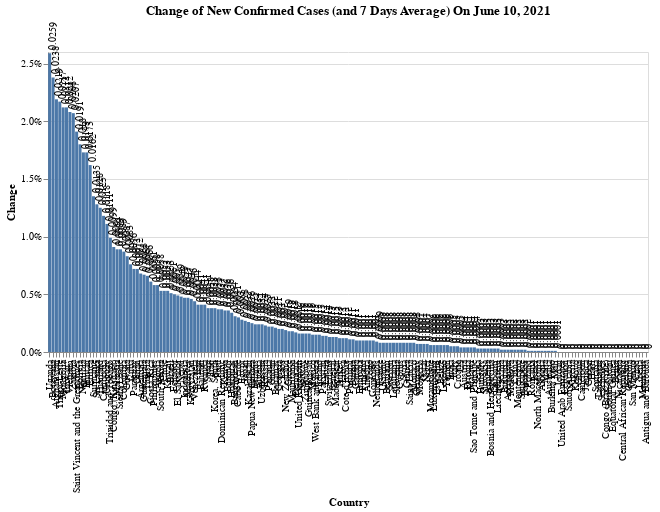

The notebook cell this image was saved under:
### Code cell
#hide_input
_data = df_summary_confirmed[df_summary_confirmed['Total'] > 1000].reset_index()

_new_bar = alt.Chart().mark_bar().encode(
    alt.X('Country:N', sort='-y'),
    alt.Y('Change:Q', axis=alt.Axis(format='%')),
    tooltip = list(df_summary_confirmed)
)

_mean_bar = alt.Chart().mark_tick(color='red').encode(
    alt.X('Country:N'),# axis=alt.Axis(labels=False, ticks=False)),
    alt.Y('Change_Mean_7D:Q',axis=alt.Axis(format='%')),
    tooltip = list(df_summary_confirmed)
)

_new_text = _new_bar.mark_text(
    size=10,
    angle=270,
    align='left',
    baseline='middle', 
    dy=3,
    dx=3  # Nudges text to right so it doesn't appear on top of the bar
).encode(
    text='Change:Q'
)

alt.layer(_new_bar + _new_text, data=_data).properties(
  title = f'Change of New Confirmed Cases (and 7 Days Average) On {s_date_latest}',
  width= 600
)#.resolve_scale(x='independent')

#alt.layer(_mean_bar, data=_data)

### Figure 1 — Vega-Lite specification as saved in the notebook (floating-point values rounded to 4 significant figures; data arrays with more than 128 entries replaced by an {"elided": "..."} marker saying what was removed)
{"config": {"view": {"continuousWidth": 400, "continuousHeight": 300}}, "layer": [{"layer": [{"mark": "bar", "encoding": {"tooltip": [{"type": "quantitative", "field": "Total"}, {"type": "quantitative", "field": "New"}, {"type": "quantitative", "field": "New_Mean_7D"}, {"type": "quantitative", "field": "Change"}, {"type": "quantitative", "field": "Change_Mean_7D"}, {"type": "quantitative", "field": "Trending"}, {"type": "quantitative", "field": "Weight"}], "x": {"type": "nominal", "field": "Country", "sort": "-y"}, "y": {"type": "quantitative", "axis": {"format": "%"}, "field": "Change"}}}, {"mark": {"type": "text", "align": "left", "angle": 270, "baseline": "middle", "dx": 3, "dy": 3, "size": 10}, "encoding": {"text": {"type": "quantitative", "field": "Change"}, "tooltip": [{"type": "quantitative", "field": "Total"}, {"type": "quantitative", "field": "New"}, {"type": "quantitative", "field": "New_Mean_7D"}, {"type": "quantitative", "field": "Change"}, {"type": "quantitative", "field": "Change_Mean_7D"}, {"type": "quantitative", "field": "Trending"}, {"type": "quantitative", "field": "Weight"}], "x": {"type": "nominal", "field": "Country", "sort": "-y"}, "y": {"type": "quantitative", "axis": {"format": "%"}, "field": "Change"}}}]}], "data": {"name": "data-420dd4c394166cbe61155157bc174ee8"}, "title": "Change of New Confirmed Cases (and 7 Days Average) On June 10, 2021", "width": 600, "$schema": "https://vega.github.io/schema/vega-lite/v4.8.1.json", "datasets": {"data-420dd4c394166cbe61155157bc174ee8": {"elided": "178 records"}}}
